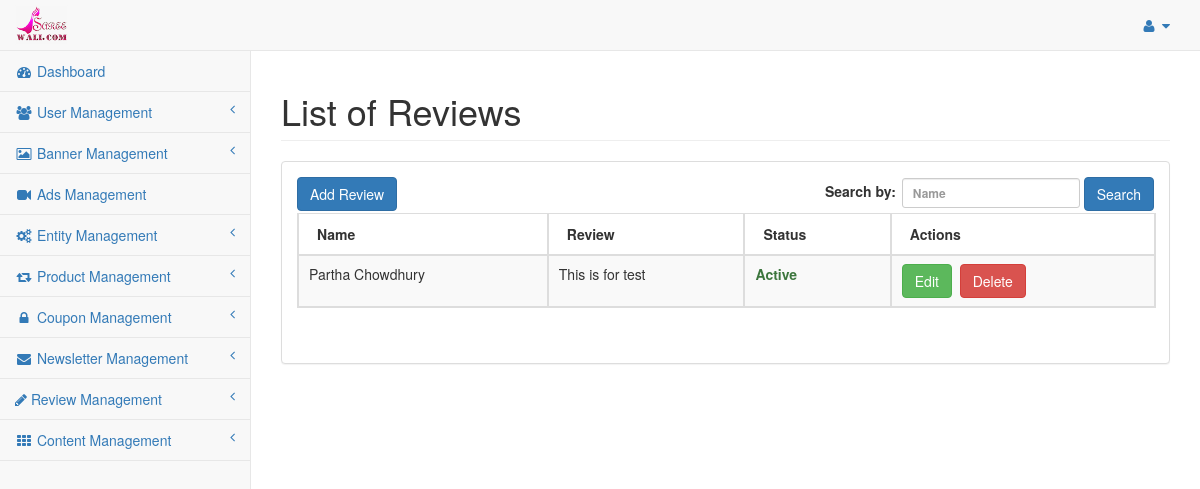
Page /index.php/admin/review/review_list on the earlier database version.
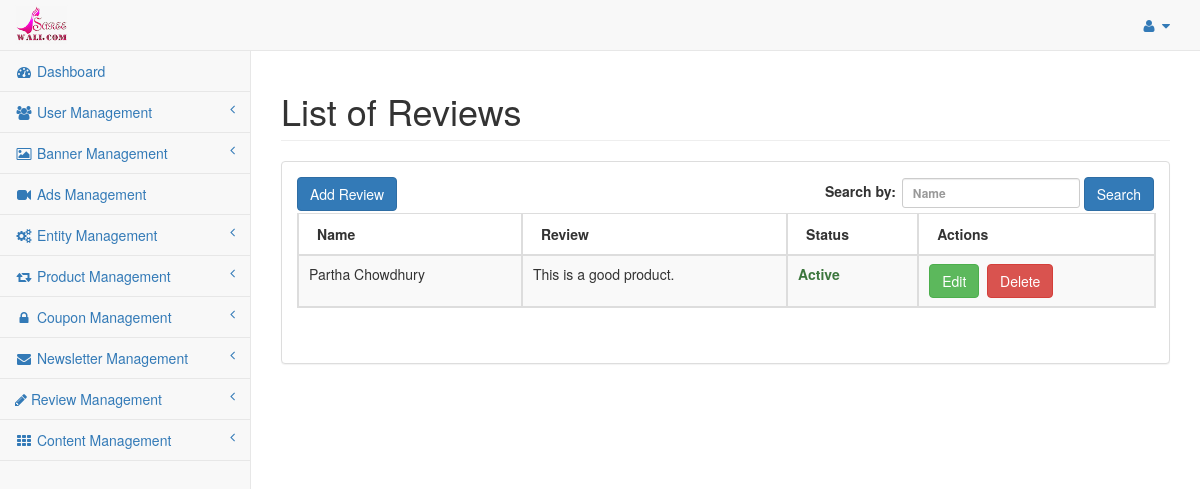
Same page on the later database version.
### tables this page shows
CREATE TABLE `saree_review` (
  `review_id` int(11) NOT NULL,
  `reviewer` varchar(255) NOT NULL,
  `email` varchar(255) NOT NULL,
  `phone` varchar(255) NOT NULL,
  `state_id` int(11) NOT NULL,
  `review` text NOT NULL,
  `product_id` int(11) NOT NULL,
  `rating` int(11) NOT NULL,
  `status` enum('Y','N') NOT NULL DEFAULT 'N',
  `date_added` int(11) NOT NULL,
  `date_modified` int(11) NOT NULL
);

### application/controllers/admin/Review.php (called while the page is built, shortened)
<?php if ( ! defined('BASEPATH')) exit('No direct script access allowed');
class Review extends CI_Controller{
	public $data = array();
	public function __construct(){
		$this->load->model('reviewdata');
		$this->load->model('productdata');
		$this->data = $this->defaultdata->getBackendDefaultData();
	}
	public function review_list(){
		$like = array();
		parse_str($_SERVER['QUERY_STRING'], $like);
		unset($like['page']);
		$search_key = $this->input->get('reviewer');
		if(isset($search_key) && $search_key){
			$this->data['search_key'] = $search_key;
		}else{
			$this->data['search_key'] = '';
		}
		$review_data = $this->reviewdata->grab_review(array(), $like, array());
		$config['base_url'] = site_url('review-list');
		$config['total_rows'] = count($review_data);
		$pagination = $this->config->item('pagination');
		$pagination = array_merge($config, $pagination);
		$this->pagination->initialize($pagination);
		$this->data['page'] = ($this->input->get('page')) ? $this->input->get('page') : 0;
		$this->data['pagination'] = $this->pagination->create_links();
		$review_paginated_data = $this->reviewdata->grab_review(array(), $like, array(PAGINATION_PER_PAGE, $this->data['page']));
		$this->data['review_details'] = $review_paginated_data;
		$this->load->view('admin/review_list', $this->data);
	}
}

### index.php (called while the page is built, shortened)
<?php
require_once BASEPATH.'core/CodeIgniter.php';

### application/models/Reviewdata.php (called while the page is built, shortened)
<?php
class Reviewdata extends CI_Model {
	public function grab_review($cond = array(), $like = array(), $limit = array()){
		if(!empty($limit)){
			$per_page = $limit[0];
			$offset = $limit[1];
			$start = max(0, ( $offset -1 ) * $per_page);
			$this->db->limit($per_page, $start);
		}
		$query = $this->db->get(TABLE_REVIEW);
		return $query->result();
	}
}

### application/views/admin/review_list.php (the view, shortened to what this page needs)
<?php echo $head;?>
<div id="wrapper">
	<?php echo $header;?>
	<div id="page-wrapper" style="min-height: 374px;">
          <div class="row">
              <div class="col-lg-12">
                  <h1 class="page-header">List of Reviews</h1>
              </div>
          </div>
          <div class="row">
              <div class="col-lg-12">
                  <div class="panel panel-default">
				<div class="panel-body">
					<div id="dataTables-example_wrapper" class="dataTables_wrapper form-inline dt-bootstrap no-footer">
					  <div class="row">
						 <div class="col-sm-6">
							<a href="<?php echo base_url('admin/review-add');?>" class="btn btn-primary">Add Review</a>
						 </div>
						 <div class="col-sm-6">
							<form action="<?php echo base_url('admin/review-list');?>" method="GET" role="form">
								<div id="dataTables-example_filter" class="dataTables_filter">
									<label>Search by:<input name="reviewer" type="search" class="form-control input-sm" placeholder="Name" aria-controls="dataTables-example" id="user-search" value="<?php echo $search_key;?>"></label>
									<button type="submit" class="btn btn-primary">Search</button>
								</div>
							</form>
						 </div>
					  </div>
					  <div class="row">
						 <div class="col-sm-12">
							<table width="100%" class="table table-striped table-bordered table-hover dataTable no-footer dtr-inline" id="dataTables-example" role="grid" aria-describedby="dataTables-example_info" style="width: 100%;">
							   <thead>
								  <tr role="row">
									 <th>Name</th>
									 <th>Review</th>
									 <th>Status</th>
									 <th>Actions</th>
								  </tr>
							   </thead>
							   <tbody>
							    <?php if(!empty($review_details)){ ?>
								<?php foreach($review_details AS $detail) {?>
								  <tr class="gradeA odd" role="row">
									 <td><?php echo $detail->reviewer;?></td>
									 <td><?php echo $detail->review;?></td>
									 <td class="center"><?php echo ($detail->status == 'Y' ? '<strong class="text-success">Active</strong>' : '<strong class="text-danger">Inactive</strong>');?></td>
									 <td class="center">
										<a href="<?php echo base_url('admin/review-edit/'.$detail->review_id);?>" class="btn btn-success" title="Edit">Edit</a>&nbsp;
										<?php
											if($detail->status == 'Y'){
										?>
										<a href="javascript:void(0);" onclick="onDeleteConfirm('<?php echo base_url('admin/review/review_update/'.$detail->review_id);?>');" class="btn btn-danger" title="Delete">Delete<a>						<?php
											}
										?>
									</td>
								  </tr>
								  <?php } ?>
								  <?php }else{ ?>
								  <tr class="gradeA odd" role="row"><td colspan="4" style="text-align:center;">No records found</td></tr>
								  <?php } ?>
							   </tbody>
							</table>
						 </div>
					  </div>
					</div>
					</div>
                  </div>
              </div>
          </div>
      </div>
</div>
<?php echo $footer; ?>

Differences in the rows shown:
changed saree_review "Partha Chowdhury": review "This is for test" → "This is a good product."
